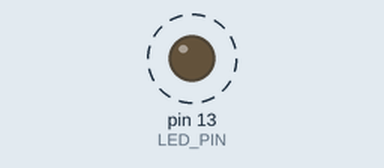
This sketch was run on a simulated Arduino Uno, built with avr-gcc and run on an emulated ATmega328P. Shown: output pins drawn as LEDs (lit = HIGH). Dashed ring = blinking. What the sketch prints to the serial monitor is not drawn.

Above: at 0.05 s.
Timing chart, 0 to 3.0 s (numbered marks = the images above):
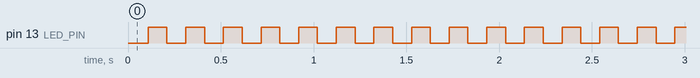

The sketch:

imu_data_pub.ino
```cpp
#include "Wire.h"
 #include <ros.h>
#include "I2Cdev.h"
#include "MPU6050.h"
#include <ros.h>
#include <std_msgs/String.h>
#include <sensor_msgs/Imu.h>


std_msgs::String imu_msg;
ros::Publisher imu("imu", &imu_msg);


MPU6050 accelgyro;

int16_t ax, ay, az;
int16_t gx, gy, gz;
int16_t mx, my, mz;

#define LED_PIN 13
bool blinkState = false;

void setup() {
    // join I2C bus (I2Cdev library doesn't do this automatically)
    Wire.begin();

    // initialize serial communication
    // (38400 chosen because it works as well at 8MHz as it does at 16MHz, but
    // it's really up to you depending on your project)
    Serial.begin(38400);

    // initialize device
    Serial.println("Initializing I2C devices...");
    accelgyro.initialize();

    // verify connection
    Serial.println("Testing device connections...");
    Serial.println(accelgyro.testConnection() ? "MPU6050 connection successful" : "MPU6050 connection failed");

    // configure Arduino LED for
    pinMode(LED_PIN, OUTPUT);
//     nh.initNode();
 // nh.advertise(imu);
}

void loop() {

    accelgyro.getMotion9(&ax, &ay, &az, &gx, &gy, &gz, &mx, &my, &mz);


    // display tab-separated accel/gyro x/y/z values
    String axs = String(ax);
    String ays = String (ay);
    String azs = String (az);
    String gxs = String (gx);
    String gys = String (gy);
    String gzs = String (gz);
    String mxs = String (mx);
    String mys = String (my);
    String mzs = String (mz);

    String data ="Ax"+axs+"Ay"+ays+"Az"+azs+"Gx"+gxs+"Gy"+gys+"Gz"+gzs+"Mx"+mxs+"My"+mys+"Mz"+mzs+"Z";
    int length = data.indexOf("Z") +2;
    char info[length+1];
    data.toCharArray(info, length+1);

  imu_msg.data=info;
  imu.publish( &imu_msg );
 // nh.spinOnce();
  delay(100);

    // blink LED to indicate activity
    blinkState = !blinkState;
    digitalWrite(LED_PIN, blinkState);
}
```

Measured:
- by itself, pin 13 (LED_PIN): alternates HIGH for 0.10 s and LOW for 0.10 s
